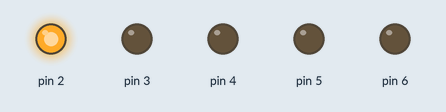
This sketch was run on a simulated Arduino Uno, built with avr-gcc and run on an emulated ATmega328P. On the bench: output pins drawn as LEDs (lit = HIGH).

Above: at 0.05 s.
At 0.25 s:
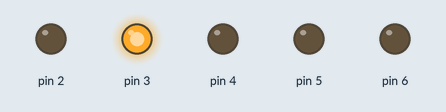
At 0.65 s:
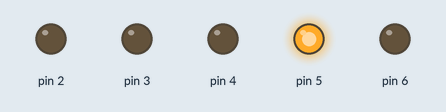
At 0.75 s:
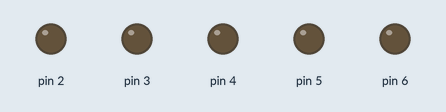
At 1.45 s:
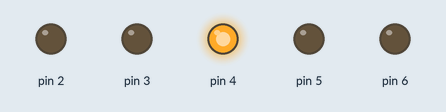
At 2.85 s:
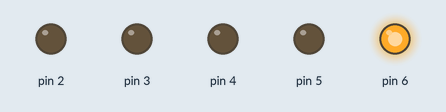
Timing chart, 0 to 3.1 s (numbered marks = the images above):
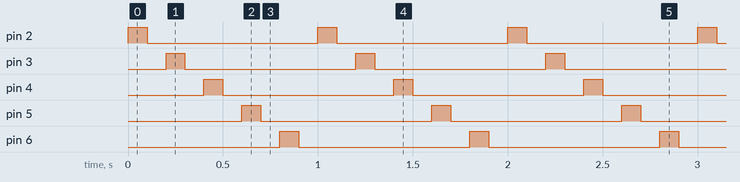

The sketch:

Digital_Output_Multi_pin2.ino
```cpp
// Macro Constant (As Final Variable)
#define DELAY_TIME 100

void setup() {
  for(int i = 2 ; i <= 6; i++){
    pinMode(i,OUTPUT);
  }
  Serial.begin(9600);
}

void loop() {
  digitalWrite(2, HIGH);
  delay(DELAY_TIME);
  digitalWrite(2, LOW);
  delay(DELAY_TIME);
  digitalWrite(3, HIGH);
  delay(DELAY_TIME);
  digitalWrite(3, LOW);
  delay(DELAY_TIME);
  digitalWrite(4, HIGH);
  delay(DELAY_TIME);
  digitalWrite(4, LOW);
  delay(DELAY_TIME);
  digitalWrite(5, HIGH);
  delay(DELAY_TIME);
  digitalWrite(5, LOW);
  delay(DELAY_TIME);
  digitalWrite(6, HIGH);
  delay(DELAY_TIME);
  digitalWrite(6, LOW);
  delay(DELAY_TIME);
}
```

Measured:
- by itself, pin 2–6: alternates HIGH for 0.10 s and LOW for 0.90 s
- by itself, everything shown: repeats every 1.0 s, in 10 steps
